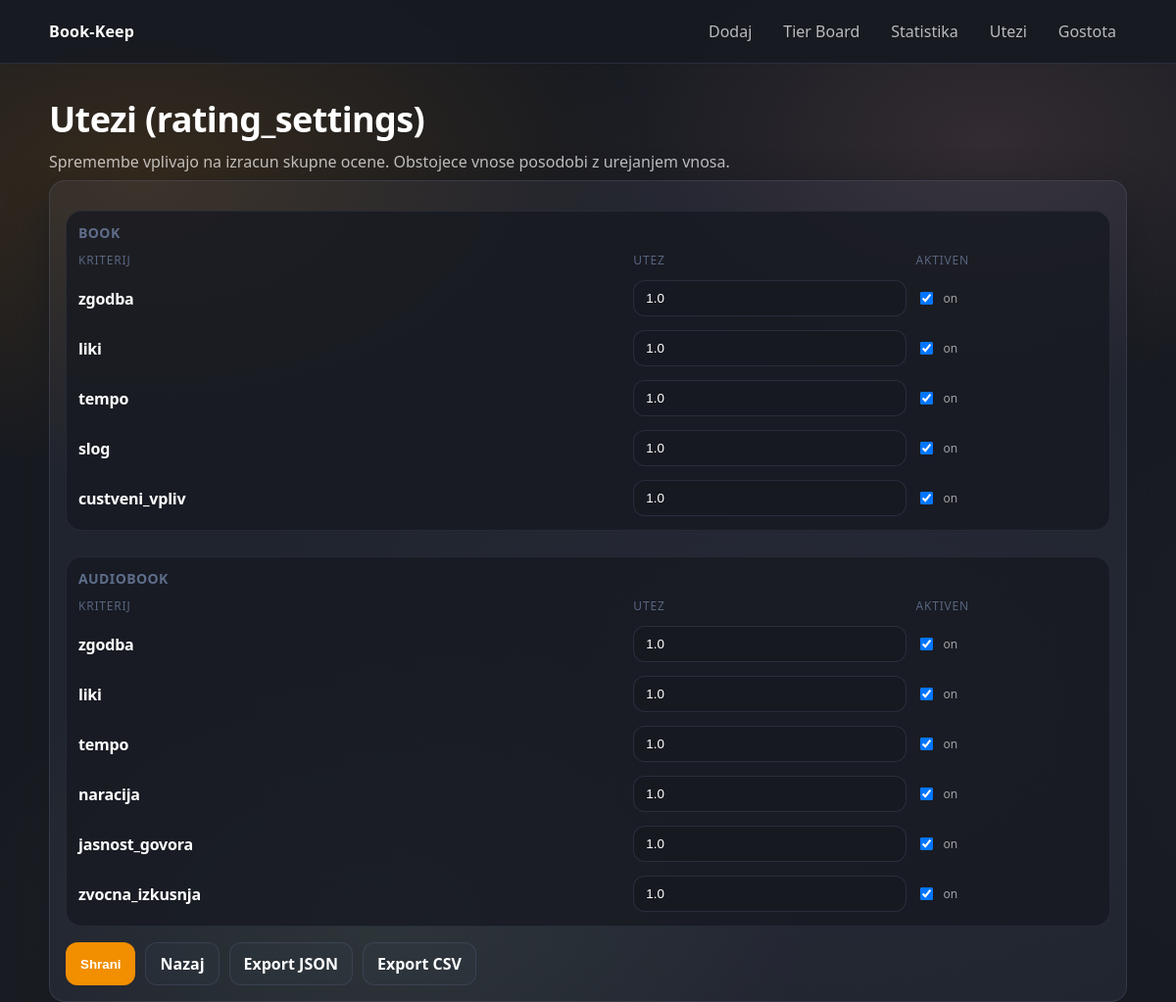
The page /weights on the database its author committed.
### tables this page shows
CREATE TABLE rating_settings (
    id INTEGER PRIMARY KEY AUTOINCREMENT,
    tip TEXT NOT NULL CHECK(tip IN ('book', 'audiobook')),
    kriterij TEXT NOT NULL CHECK(kriterij IN (
        'zgodba',
        'liki',
        'tempo',
        'slog',
        'custveni_vpliv',
        'naracija',
        'jasnost_govora',
        'zvocna_izkusnja'
    )),
    utez REAL NOT NULL CHECK(utez > 0),
    je_aktiven INTEGER NOT NULL CHECK(je_aktiven IN (0, 1)) );

### app.py (the view, shortened to what this page needs)
@app.route("/weights", methods=["GET", "POST"])
def weights():
    settings = get_rating_settings()
    return render_template("weights.html", settings=settings)

### app.py (called while the page is built)
@app.context_processor
def _inject_static_version():
    def mtime(rel_path: str) -> int:
        try:
            return int((BASE_DIR / rel_path).stat().st_mtime)
        except OSError:
            return int(time.time())
    return {
        "static_v_css": mtime("static/style.css"),
        "static_v_js": mtime("static/app.js"),
    }

@app.after_request
def _no_store(resp):
    resp.headers["Cache-Control"] = "no-store, max-age=0"
    return resp

### database.py (called while the page is built)
def get_rating_settings() -> list[dict[str, Any]]:
    conn = get_connection()
    conn.row_factory = sqlite3.Row
    cur = conn.cursor()
    cur.execute("SELECT id, tip, kriterij, utez, je_aktiven FROM rating_settings ORDER BY tip, id")
    rows = cur.fetchall()
    conn.close()
    return [dict(r) for r in rows]

def get_connection():
    conn = sqlite3.connect(DB_PATH)
    return conn

### templates/weights.html (shortened to what this page needs)
{% extends "base.html" %}
{% block content %}
  <section class="hero">
    <h1 class="hero__title">Utezi (rating_settings)</h1>
    <p class="hero__subtitle">Spremembe vplivajo na izracun skupne ocene. Obstojece vnose posodobi z urejanjem vnosa.</p>
  </section>
  <form class="form" method="POST">
    <div class="weights">
      {% for tip in ['book','audiobook'] %}
        <section class="panel">
          <h2 class="panel__title">{{ tip }}</h2>
          <div class="weights__table">
            <div class="weights__head">Kriterij</div>
            <div class="weights__head">Utez</div>
            <div class="weights__head">Aktiven</div>
            {% for s in settings if s['tip'] == tip %}
              <div class="weights__cell weights__k">{{ s['kriterij'] }}</div>
              <div class="weights__cell">
                <input class="input" type="number" min="0" step="0.1" name="w_{{ s['id'] }}" value="{{ s['utez'] }}">
              </div>
              <div class="weights__cell">
                <label class="check">
                  <input type="checkbox" name="a_{{ s['id'] }}" {% if s['je_aktiven'] %}checked{% endif %}>
                  <span>on</span>
                </label>
              </div>
            {% endfor %}
          </div>
        </section>
      {% endfor %}
    </div>
    <div class="form__actions">
      <button class="btn" type="submit">Shrani</button>
      <a class="btn btn--ghost" href="{{ url_for('index') }}">Nazaj</a>
      <a class="btn btn--ghost" href="{{ url_for('export_json') }}">Export JSON</a>
      <a class="btn btn--ghost" href="{{ url_for('export_csv') }}">Export CSV</a>
    </div>
  </form>
{% endblock %}

### templates/base.html (shortened to what this page needs)
<!doctype html>
<html lang="sl">
<head>
  <link rel="stylesheet" href="{{ url_for('static', filename='style.css', v=static_v_css) }}">
</head>
<body>
  <header class="topbar">
    <div class="wrap topbar__inner">
      <a class="brand" href="{{ url_for('index') }}">Book-Keep</a>
      <nav class="nav">
        <a class="nav__link" href="{{ url_for('add') }}">Dodaj</a>
        <a class="nav__link" href="{{ url_for('tiers') }}">Tier Board</a>
        <a class="nav__link" href="{{ url_for('stats') }}">Statistika</a>
        <a class="nav__link" href="{{ url_for('weights') }}">Utezi</a>
        <button class="nav__link nav__btn" type="button" data-density-toggle title="Toggle density">Gostota</button>
      </nav>
    </div>
  </header>
  <main class="wrap">
    {% block content %}{% endblock %}
  </main>
</body>
</html>

### static/style.css (style rules this page uses)
:root { --c-bg: #171A21; --c-accent: #F18F01; --c-green: #7A9B76; --c-blue: #7284A8; --c-pink: #DC9596; --bg0: var(--c-bg); --bg1: var(--c-bg); --panel: #7284A812; --panel-strong: #7284A81A; --stroke: #7284A833; --stroke-weak: #7284A824; --text: #FFFFFF; --muted: #FFFFFFB3; --accent: var(--c-accent); --accent2: var(--c-pink); --danger: var(--c-pink); --shadow: 0 18px 40px #171A21CC; --radius: 16px; --sp-1: 4px; --sp-2: 8px; --sp-3: 12px; --sp-4: 16px; --sp-5: 24px; --sp-6: 32px; --fs-14: 14px; --fs-16: 16px; --fs-20: 20px; --fs-28: 28px; --fs-36: 36px; --fs-48: 48px; }
* { box-sizing: border-box; }
html, body { height: 100%; }
body { margin: 0; font-family: ui-sans-serif, system-ui, -apple-system, Segoe UI, Roboto, Arial, "Noto Sans", sans-serif; color: var(--text); background: radial-gradient(900px 520px at 12% 18%, #F18F0124, #171A2100 58%), radial-gradient(780px 480px at 84% 14%, #DC959624, #171A2100 56%), radial-gradient(760px 520px at 32% 92%, #7A9B7624, #171A2100 58%), radial-gradient(1000px 700px at 70% 70%, #7284A812, #171A2100 62%), linear-gradient(180deg, var(--bg0), var(--bg1)); }
.wrap { width: min(1100px, calc(100% - 32px)); margin: 0 auto; }
.topbar { position: sticky; top: 0; z-index: 10; backdrop-filter: blur(14px); background: #171A21E6; border-bottom: 1px solid var(--stroke); }
.topbar__inner { display: flex; align-items: center; justify-content: space-between; padding: var(--sp-3) 0; }
.brand { text-decoration: none; color: var(--text); font-weight: 800; letter-spacing: 0.2px; }
.nav { display: flex; gap: 10px; }
.nav__link { text-decoration: none; color: var(--muted); padding: 8px 10px; border-radius: 999px; border: 1px solid transparent; background: transparent; }
.nav__btn { cursor: pointer; font: inherit; }
.hero { padding: var(--sp-6) 0 var(--sp-2); }
.hero__title { margin: 0; font-size: var(--fs-36); letter-spacing: -0.6px; }
.hero__subtitle { margin: 8px 0 0; color: var(--muted); }
.input, .select, .textarea { width: 100%; padding: 10px 12px; border-radius: 12px; border: 1px solid var(--stroke); background: #171A21CC; color: var(--text); outline: none; }
.input::placeholder { color: #7284A880; }
.btn { display: inline-flex; align-items: center; justify-content: center; gap: 8px; padding: 10px 14px; border-radius: 12px; border: 1px solid #F18F01B3; background: #F18F01; color: #FFFFFF; font-weight: 700; text-decoration: none; cursor: pointer; }
.btn--ghost { background: #7284A80A; color: var(--text); border-color: var(--stroke); }
.form { border: 1px solid var(--stroke); background: var(--panel-strong); border-radius: var(--radius); padding: var(--sp-4); box-shadow: var(--shadow); margin-bottom: 40px; }
.panel { margin-top: 14px; padding: var(--sp-3); border-radius: var(--radius); border: 1px solid var(--stroke-weak); background: #171A21CC; }
.panel__title { margin: 0 0 10px; font-size: 14px; letter-spacing: 0.4px; text-transform: uppercase; color: #7284A8C7; }
.form__actions { display: flex; gap: 10px; margin-top: 16px; }
.weights { display: grid; gap: 12px; }
.weights__table { display: grid; grid-template-columns: 1.2fr 0.6fr 0.4fr; gap: 10px; align-items: center; }
.weights__head { color: #7284A8B3; font-size: 12px; text-transform: uppercase; letter-spacing: 0.8px; }
.weights__cell { padding: 2px 0; }
.weights__k { font-weight: 800; letter-spacing: -0.2px; }
.check { display: inline-flex; align-items: center; gap: 8px; color: var(--muted); font-size: 12px; }
.check span { opacity: 0.85; }

### rows shown on the page
rating_settings: kriterij "zgodba", utez "1.0", je_aktiven "☑"
rating_settings: kriterij "liki", utez "1.0", je_aktiven "☑"
rating_settings: kriterij "tempo", utez "1.0", je_aktiven "☑"
rating_settings: kriterij "slog", utez "1.0", je_aktiven "☑"
rating_settings: kriterij "custveni_vpliv", utez "1.0", je_aktiven "☑"
rating_settings: kriterij "zgodba", utez "1.0", je_aktiven "☑"
rating_settings: kriterij "liki", utez "1.0", je_aktiven "☑"
rating_settings: kriterij "tempo", utez "1.0", je_aktiven "☑"
rating_settings: kriterij "naracija", utez "1.0", je_aktiven "☑"
rating_settings: kriterij "jasnost_govora", utez "1.0", je_aktiven "☑"
rating_settings: kriterij "zvocna_izkusnja", utez "1.0", je_aktiven "☑"

### other values the page prints
{{ tip }} "BOOK" "AUDIOBOOK"
